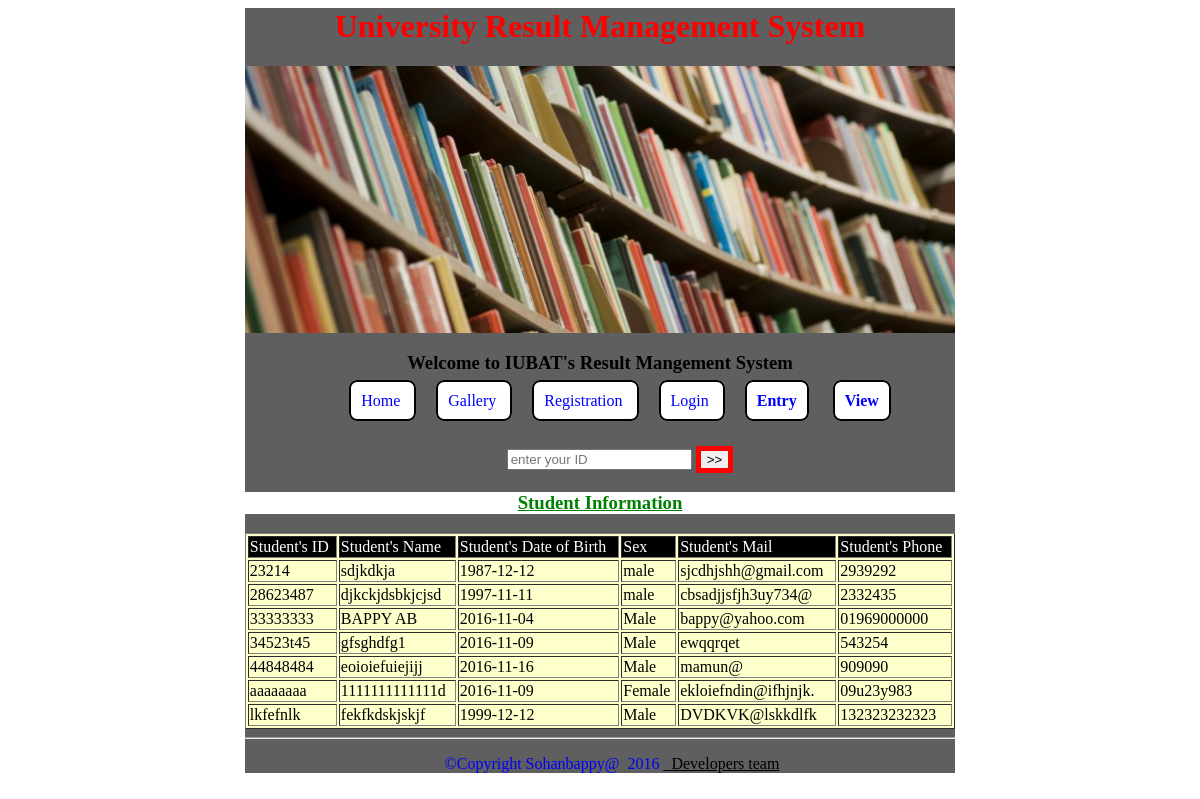
Screenshot of /query.php with the database file from the repository.
### tables this page shows
CREATE TABLE `student_info` (
  `st_name` varchar(20) NOT NULL,
  `id` varchar(8) NOT NULL,
  `st_dof` date NOT NULL,
  `sex` varchar(20) NOT NULL,
  `st_mail` varchar(20) NOT NULL,
  `st_phone` varchar(20) NOT NULL
);

### query.php (the view)
<?php include 'header.php'; ?>
<?php
include "connect.php";
$sql = "SELECT * FROM student_info";
if(isset($_POST['search'])){
	$search_term=mysql_real_escape_string($_POST['search']);
	$sql="SELECT * FROM student_info WHERE id = '$search_term'";
	$query= mysqli_query($connect,$sql) or die(mysqli_error($connect));
}
else{
$query= mysqli_query($connect,$sql) or die(mysqli_error($connect));
}
?>
<div class="panel-heading " style="text-align: center; background-color:#ff9999;">
				<h3 style="color:green; background-color:white; text-decoration:underline;">Student Information<h3>
				</div>
<table border="1" class="table" width="100%" style="background-color:#ffffcc";>
<tr style="color:white; background-color:black;">
<td>Student's ID</td>
<td>Student's Name</td>
<td>Student's Date of Birth</td>
<td>Sex</td>
<td>Student's Mail</td>
<td>Student's Phone</td>
</tr>
<?php while($row = mysqli_fetch_array($query)){ ?>
<tr>
<td><?php echo $row['id']; ?></td>
<td><?php echo $row['st_name']; ?></td>
<td><?php echo $row['st_dof']; ?></td>
<td><?php echo $row['sex']; ?></td>
<td><?php echo $row['st_mail']; ?></td>
<td><?php echo $row['st_phone']; ?></td>
</tr>
<?php } ?>
</table>
<?php include 'footer.php'; ?>

### header.css (style rules this page uses)
body { text-align:center; }

### rows the page displays
student_info: id "23214", st_name "sdjkdkja", st_dof "1987-12-12", sex "male", st_mail "sjcdhjshh@gmail.com", st_phone "2939292"
student_info: id "28623487", st_name "djkckjdsbkjcjsd", st_dof "1997-11-11", sex "male", st_mail "cbsadjjsfjh3uy734@", st_phone "2332435"
student_info: id "33333333", st_name "BAPPY AB", st_dof "2016-11-04", sex "Male", st_mail "bappy@yahoo.com", st_phone "01969000000"
student_info: id "34523t45", st_name "gfsghdfg1", st_dof "2016-11-09", sex "Male", st_mail "ewqqrqet", st_phone "543254"
student_info: id "44848484", st_name "eoioiefuiejijj", st_dof "2016-11-16", sex "Male", st_mail "mamun@", st_phone "909090"
student_info: id "aaaaaaaa", st_name "1111111111111d", st_dof "2016-11-09", sex "Female", st_mail "ekloiefndin@ifhjnjk.", st_phone "09u23y983"
student_info: id "lkfefnlk", st_name "fekfkdskjskjf", st_dof "1999-12-12", sex "Male", st_mail "DVDKVK@lskkdlfk", st_phone "132323232323"
